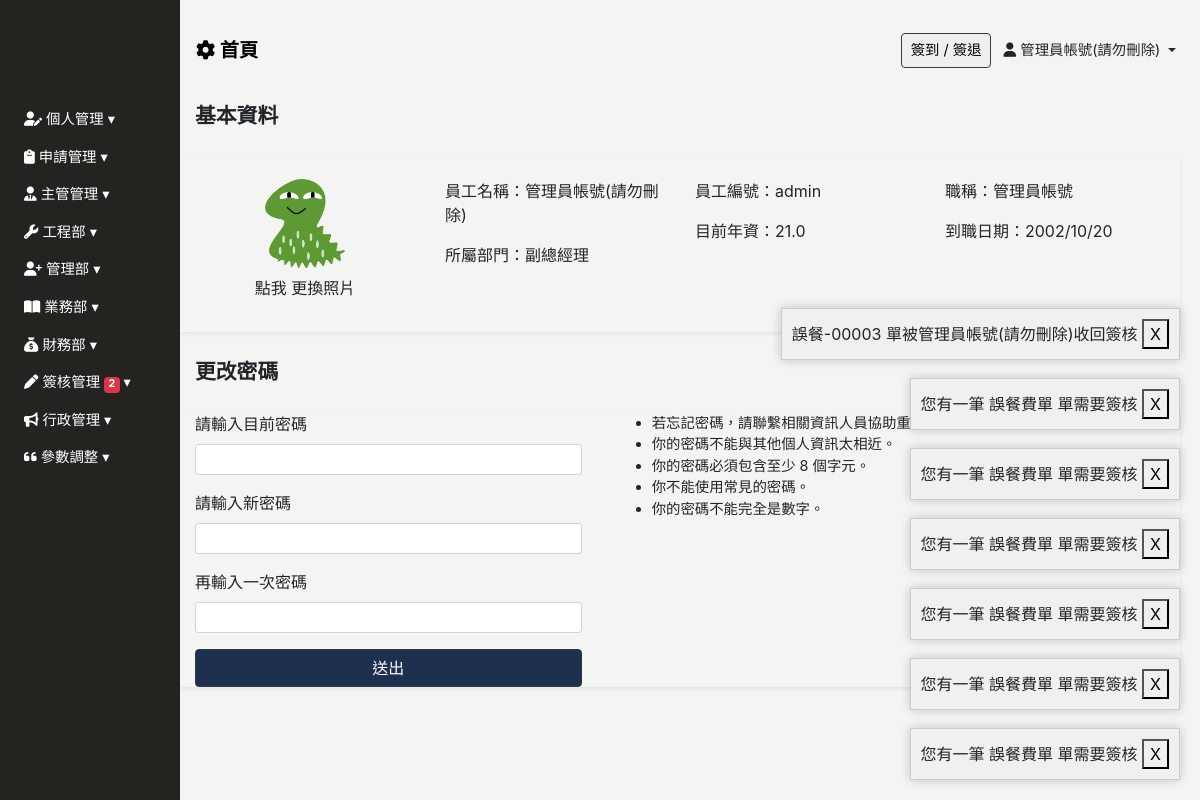
Before: /profile/ (signed in) with the older database file.
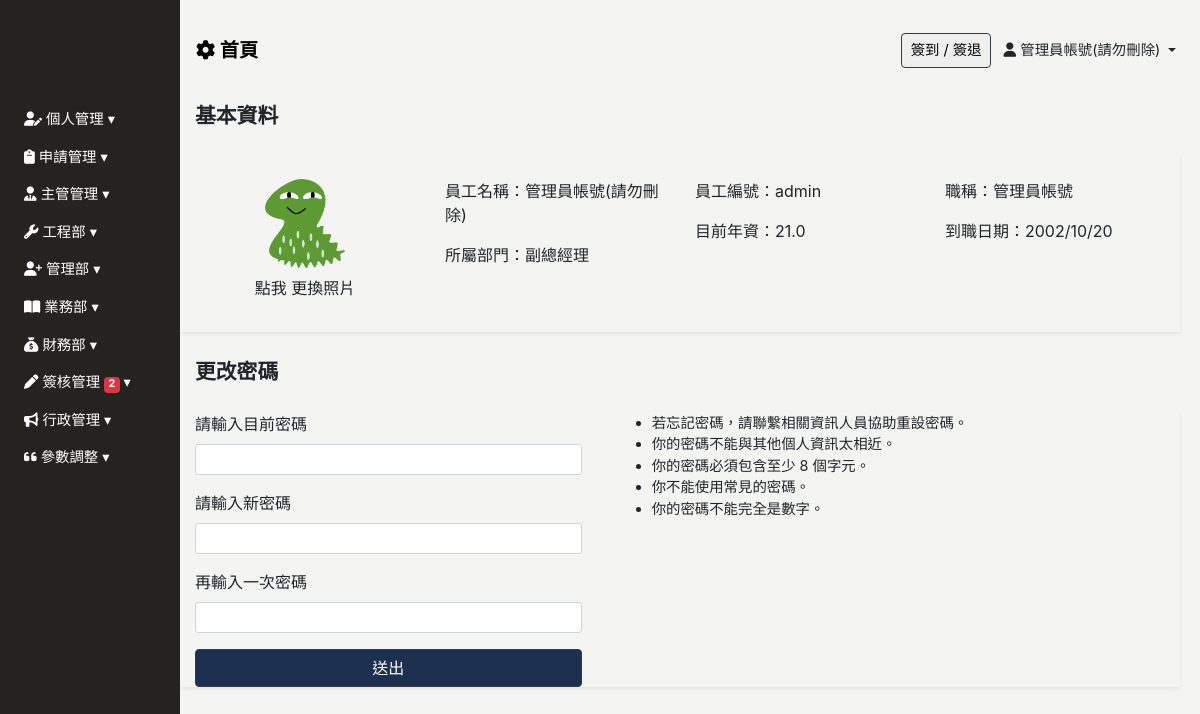
After: the same page with the newer database file.
### Backend/models.py (models this page shows, shortened)
class ModifiedModel(models.Model):
    modified_by = models.ForeignKey("Employee", on_delete=models.SET_NULL, null=True, blank=True)
    created_date = models.DateField(default=timezone.now,verbose_name='建立日期')
    update_date = models.DateField(auto_now=True, verbose_name='更新日期')
    class Meta:
        abstract = True

class Employee(ModifiedModel):
    GENDER_CHOICES = [
        ('M', '男'),
        ('F', '女'),
    ]
    BLOOD_TYPE_CHOICES = [
        ('A', 'A型'),
        ('B', 'B型'),
        ('AB','AB型'),
        ('O', 'O型'),
    ]
    MARITAL_STATUS_CHOICES = [
        ('M', '已婚'),
        ('S', '未婚'),
        ('D', '離異'),
    ]
    MILITARY_STATUS_CHOICES = [
        ('M', '義務役'),
        ('E', '免服役'),
        ('A', '替代役'),
    ]
    user = models.OneToOneField(User, null=True, blank=True, on_delete=models.CASCADE)
    profile_image = models.ImageField(upload_to='employee_profile/', blank=True, null=True, default='employee_profile/default_profile.png', verbose_name='員工照片')
    location_city = models.CharField(max_length=4, choices=LOCATION_CHOICES, null=True, blank=True, verbose_name='居住城市(用於計算)')
    uploaded_files = models.ManyToManyField(UploadedFile,blank=True,  related_name="userfile")
    annualleaves = models.ManyToManyField(AnnualLeave,blank=True,  related_name="AnnualLeave_user")
    full_name = models.CharField(max_length=30, null=True, blank=True, verbose_name='員工名稱')
    employee_id	 = models.CharField(max_length=30, blank=True,verbose_name='員工編號')
    departments = models.ForeignKey('Department', on_delete=models.SET_NULL, blank=True, null=True, related_name='employees', verbose_name='部門名稱')# 你可以通过department.employees.all()访问一个部门的所有员工。
    position = models.CharField(max_length=30, null=True, blank=True, verbose_name='職稱')
    phone_number = models.CharField(max_length=20, null=True, blank=True,verbose_name='手機號碼')
    contact_number = models.CharField(max_length=20, null=True, blank=True,verbose_name='聯絡電話(報價單顯示)')
    start_work_date = models.DateField(null=True, blank=True, verbose_name='到職日期')
    id_number = models.CharField(max_length=20, null=True, blank=True, verbose_name='身份證字號')
    birthday = models.DateField(null=True, blank=True, verbose_name='出生日期')
    gender = models.CharField(max_length=1, choices=GENDER_CHOICES, null=True, blank=True, verbose_name='性別')
    blood_type = models.CharField(max_length=2, choices=BLOOD_TYPE_CHOICES, null=True, blank=True, verbose_name='血型')
    birth_place = models.CharField(max_length=100, null=True, blank=True, verbose_name='出生地')
    marital_status = models.CharField(max_length=1, choices=MARITAL_STATUS_CHOICES, null=True, blank=True, verbose_name='婚姻狀況')
    military_status = models.CharField(max_length=1, choices=MILITARY_STATUS_CHOICES, null=True, blank=True, verbose_name='兵役狀況')
    permanent_address = models.CharField(max_length=50, null=True, blank=True, verbose_name='戶籍地址')
    current_address_city = models.CharField(max_length=50, null=True, blank=True, verbose_name='現居地址縣市')
    current_address = models.CharField(max_length=50, null=True, blank=True, verbose_name='現居地址')
    location = models.CharField(max_length=50, null=True, blank=True, verbose_name='所在地')
    company_email = models.EmailField(null=True, blank=True, verbose_name='公司E_Mail')
    personal_email = models.EmailField(null=True, blank=True, verbose_name='個人E_Mail(報價單顯示)')
    emergency_contact = models.CharField(max_length=50, null=True, blank=True, verbose_name='緊急聯絡人1')
    emergency_contact_relations = models.CharField(max_length=50, null=True, blank=True, verbose_name='關係1')
    emergency_contact_phone = models.CharField(max_length=20, null=True, blank=True, verbose_name='聯絡人電話1')
    default_salary = models.PositiveIntegerField(default=26000, null=True, blank=True, verbose_name="基本薪資")
    job_addition = models.PositiveIntegerField(default=0, null=True, blank=True, verbose_name="職務加給")
    phone_addition = models.PositiveIntegerField(default=0, null=True, blank=True, verbose_name="手機加給")
    certificates_addition = models.PositiveIntegerField(default=0, null=True, blank=True, verbose_name="證照加給")
    labor_protection = models.PositiveIntegerField(default=0, null=True, blank=True, verbose_name="勞保級距")
    health_insurance = models.PositiveIntegerField(default=0, null=True, blank=True, verbose_name="健保級距")
    labor_pension_moeny = models.PositiveIntegerField(default=6, null=True, blank=True, verbose_name="勞退級距")
    labor_pension = models.PositiveIntegerField(default=6, null=True, blank=True, verbose_name="勞退比例(%)")
    class Meta:
        verbose_name = "員工"   # 單數
        verbose_name_plural = verbose_name   #複數
    def seniority(self):
        start_work_date= self.start_work_date
        if start_work_date == None :
            return "人資單位未填寫入值日"
        today = datetime.today().date()
        total_months = (today.year - start_work_date.year) * 12 + (today.month - start_work_date.month)
        seniority_value = round(total_months / 12,2)
        return seniority_value

class Department(ModifiedModel):
    COMPANY_CHOICES = [
        ('艾力克電機', '艾力克電機'),
        ('維景', '維景'),
    ]
    belong_to_company =models.CharField(max_length=20,choices=COMPANY_CHOICES, null=True, blank=True,verbose_name="所屬公司")
    parent_department  = models.ForeignKey('self',max_length=30,  on_delete=models.SET_NULL, null=True, blank=True, verbose_name='上層部門')
    department_name = models.CharField(max_length=30, null=True, blank=True,verbose_name='部門名稱')
    department_id = models.CharField(max_length=20, null=True, blank=True,verbose_name='部門編號')
    class Meta:
        verbose_name = "部門"   # 單數
        verbose_name_plural = verbose_name   #複數

class SysMessage(models.Model):
    Target_user = models.ForeignKey("Employee", related_name="sys_messages", on_delete=models.SET_NULL, null=True, blank=True, verbose_name='顯示對象')
    content = models.TextField(verbose_name='內容')
    watch = models.BooleanField(default=False,verbose_name='已看過')
    class Meta:
        verbose_name = '系統消息'
        verbose_name_plural = verbose_name

### Frontend/views.py (the view)
# urls.py: path('profile/', login_required(views.Profile.as_view()), name='profile'),
class Profile(DeleteView):
    model = User
    template_name = 'profile/profile.html'
    context_object_name = 'user'
    def get_object(self, queryset=None):
        return self.request.user

### Frontend/templates/profile/profile.html (shortened to what this page needs)
{% extends 'base/base_dashboard.html' %}
{% block import %}
<link rel="stylesheet" href="https://cdnjs.cloudflare.com/ajax/libs/dropzone/5.5.1/min/basic.min.css"
 />
<link rel="stylesheet" href="https://cdnjs.cloudflare.com/ajax/libs/dropzone/5.5.1/min/dropzone.min.css"
 />
{% load static%}
<link rel="stylesheet" href="{% static 'css/profile/profile.css' %}">
{% endblock %}
{% block main %}
<div class="main">
    <div class="profile-header container mb-4">
        <span class="font-weight-bold" style="font-size: clamp(1rem, 2vw, 1.3rem);">
            基本資料
        </span>
    </div>
    <div class="container shadow-sm">
        <div class="row my-4 py-4">
            <div class="col-6 col-md-3 text-center">
                <div class="profile_img mx-auto mb-2" style="width: 80px;">
                    {% if user.employee.profile_image %}
                    <img class="h-100 img-fluid" src="{{ user.employee.profile_image.url }}" alt="員工照片"
                        id="image-upload" style="object-fit: cover;">
                    {% else %}
                    暫無照片
                    {% endif %}
                </div>
                <form id="profileImageForm" enctype="multipart/form-data">
                    <label>
                        點我 更換照片
                    </label>
                </form>
            </div>
            <div class="col-6 col-md-3">
                <div class="form-group">
                    員工名稱：{{ user.employee.full_name }}
                </div>
                <div class="form-group">
                    所屬部門：{{ user.employee.departments.department_name }}
                </div>
            </div>
            <div class="col-6 col-md-3">
                <div class="form-group">
                    員工編號：{{ user.employee.employee_id }}
                </div>
                <div class="form-group">
                    目前年資：{{ user.employee.seniority }}
                </div>
            </div>
            <div class="col-6 col-md-3">
                <div class="form-group">
                    職稱：{{ user.employee.position }}
                </div>
                <div class="form-group">
                    到職日期：{{ user.employee.start_work_date |date:"Y/m/d"}}
                </div>
            </div>
        </div>
    </div>
    <div class="profile-header container mb-4">
        <span class="font-weight-bold" style="font-size: clamp(1rem, 2vw, 1.3rem);">
            更改密碼
        </span>
    </div>
    <div class="container shadow-sm">
        <div class="row">
            <div class="col-5">
                <form id="profileform">
                    <div class="form-group">
                        <label for="current-password-form-control">請輸入目前密碼</label>
                        <input type="password" class="form-control form-control-sm" id="current-password-form-control"
                            name="old_password" required>
                    </div>
                    <div class="form-group">
                        <label for="new-password-form-control">請輸入新密碼</label>
                        <input type="password" class="form-control form-control-sm" pattern="^(?=.*[a-zA-Z]).{8,}$"
                            title="至少8位數，不能全部是數字" name="new_password1" id="new-password-form-control" required>
                    </div>
                    <div class="form-group">
                        <label for="confirm-password-form-control">再輸入一次密碼</label>
                        <input type="password" class="form-control form-control-sm" id="confirm-password-form-control"
                            name="new_password2" required>
                    </div>
                    <button type="submit" class="btn border border-dark rounded w-100 "
                        style="color: #fff;background: #1E3050;">送出</button>
                </form>
            </div>
            <div class="col-7">
                <div class="password-rule" style="font-size: 0.9rem;">
                    <ul>
                        <li>若忘記密碼，請聯繫相關資訊人員協助重設密碼。</li>
                        <li>你的密碼不能與其他個人資訊太相近。</li>
                        <li>你的密碼必須包含至少 8 個字元。</li>
                        <li>你不能使用常見的密碼。</li>
                        <li>你的密碼不能完全是數字。</li>
                    </ul>
                </div>
            </div>
        </div>
    </div>
</div>
{% endblock %}

### Frontend/templates/base/base_dashboard.html (shortened to what this page needs)
<!DOCTYPE html>
<html lang="zh-Hant">
<head>
    <link rel="stylesheet" href="https://stackpath.bootstrapcdn.com/bootstrap/4.2.1/css/bootstrap.min.css"
>
    <link rel="stylesheet" href="https://cdnjs.cloudflare.com/ajax/libs/font-awesome/6.4.0/css/all.min.css">
    <link href="https://unpkg.com/bootstrap-table@1.22.1/dist/bootstrap-table.min.css" rel="stylesheet">
    <link href="https://cdn.rawgit.com/harvesthq/chosen/gh-pages/chosen.min.css" rel="stylesheet" />
    {% load static%}
    <link rel="stylesheet" href="{% static 'css/base/base.css' %}">
    <link rel="stylesheet" href="{% static 'css/index/index-login.css' %}">
    <link href="https://cdn.jsdelivr.net/npm/select2@4.1.0-rc.0/dist/css/select2.min.css" rel="stylesheet" />
    {% block import %}
    {% endblock %}
</head>
<body>
    {% include 'base/sidebar.html' %}
    {% include 'base/header.html' %}
    {% block main %}
    {% endblock %}
    {% for sys_message in sys_messages %}
    <div class="sys-message-popup" data-message-id="{{ sys_message.id }}" style="bottom: {{ sys_message.bottom }}px;">
        <span id="sys-message-content">{{ sys_message.content }}</span>
        <button class="sys-close-button">X</button>
    </div>
    {% endfor %}
</body>
<link href="https://cdn.jsdelivr.net/npm/sweetalert2@11.7.16/dist/sweetalert2.min.css
" rel="stylesheet">
</html>

### Frontend/templates/base/header.html (shortened to what this page needs)
<header class="d-flex justify-content-between align-items-center px-3">
    <div>
        <a href="{% url 'index' %}" style="color: #000; text-decoration: none;">
            <span class="font-weight-bold" style="font-size: clamp(1rem, 2vw, 1.2rem);">
                <i class="fa-solid fa-gear"></i> 首頁
            </span>
        </a>
    </div>
    <div>
        <button type="button" class="border border-dark rounded mr-2" data-toggle="modal" data-target="#clock-inout" @click="catchDateTime">
            簽到 / 簽退
        </button>
        <span class="dropdown-toggle mr-2 employee_full_name" data-toggle="dropdown">
            <i class="fa-solid fa-user"></i> {{ request.user.employee.full_name }}
        </span>
    </div>
</header>
{% load static %}

Changed rows visible on the page:
removed SysMessage: content "您有一筆 誤餐費單 單需要簽核"
removed SysMessage: content "您有一筆 誤餐費單 單需要簽核"
removed SysMessage: content "您有一筆 誤餐費單 單需要簽核"
removed SysMessage: content "您有一筆 誤餐費單 單需要簽核"
removed SysMessage: content "您有一筆 誤餐費單 單需要簽核"
removed SysMessage: content "您有一筆 誤餐費單 單需要簽核"
removed SysMessage: content "誤餐-00003 單被管理員帳號(請勿刪除)收回簽核"
Other visible differences:
list line gone: "X"
